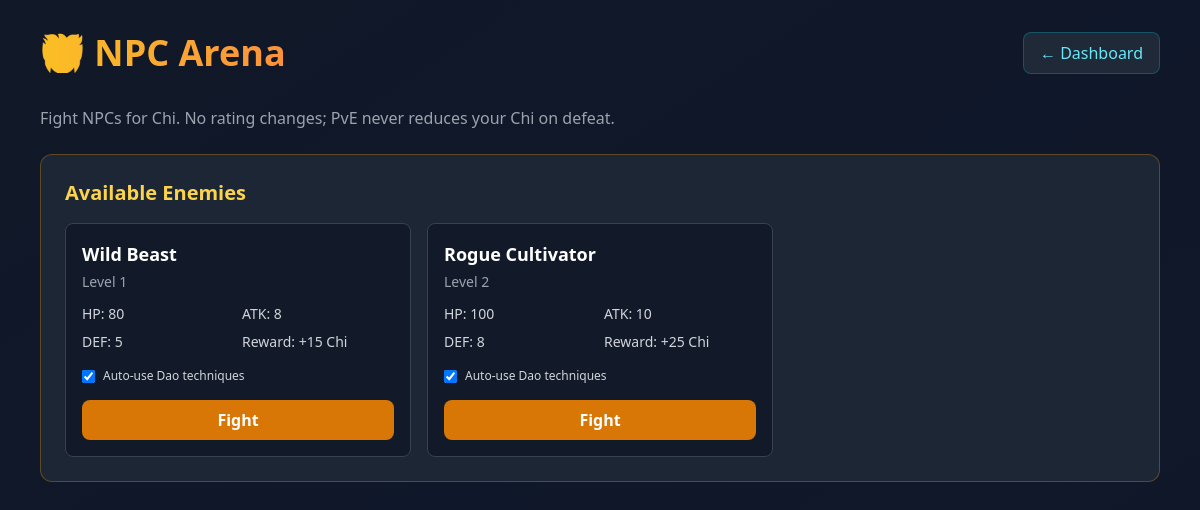
The app's page /pages/npc_arena.php (signed in) with its own data.
### tables this page shows
CREATE TABLE IF NOT EXISTS npcs (
    id INT UNSIGNED AUTO_INCREMENT PRIMARY KEY,
    name VARCHAR(100) NOT NULL,
    realm_id INT UNSIGNED NOT NULL DEFAULT 1,
    level INT UNSIGNED NOT NULL DEFAULT 1,
    base_hp BIGINT UNSIGNED NOT NULL DEFAULT 100,
    base_attack INT UNSIGNED NOT NULL DEFAULT 10,
    base_defense INT UNSIGNED NOT NULL DEFAULT 10,
    reward_chi INT UNSIGNED NOT NULL DEFAULT 10,
    created_at TIMESTAMP DEFAULT CURRENT_TIMESTAMP,
    FOREIGN KEY (realm_id) REFERENCES realms(id) ON DELETE RESTRICT,
    INDEX idx_realm_id (realm_id)
);

### services/PvEBattleService.php (called while the page is built, shortened)
<?php
class PvEBattleService
{
    public function getAllNpcs(): array
    {
        try {
            $db = Database::getConnection();
            $stmt = $db->query("SELECT id, name, level, base_hp, base_attack, base_defense, reward_chi FROM npcs ORDER BY level ASC");
            $rows = $stmt->fetchAll();
            return $rows ?: [];
        } catch (PDOException $e) {
            error_log("PvEBattleService::getAllNpcs " . $e->getMessage());
            return [];
        }
    }
}

### pages/npc_arena.php (the view, shortened to what this page needs)
<?php
require_once dirname(__DIR__) . '/services/PvEBattleService.php';
$pveService = new PvEBattleService();
$npcs = $pveService->getAllNpcs();
?>
<!DOCTYPE html>
<html lang="en">
<head>
    <script src="https://cdn.tailwindcss.com"></script>
</head>
<body class="bg-gradient-to-br from-gray-900 via-slate-900 to-gray-900 min-h-screen">
    <div class="container mx-auto px-4 py-8 max-w-6xl">
        <div class="flex justify-between items-center mb-8">
            <h1 class="text-4xl font-bold bg-gradient-to-r from-amber-400 to-orange-400 bg-clip-text text-transparent">
            </h1>
            <a href="game.php" class="px-4 py-2 bg-gray-800 hover:bg-gray-700 rounded-lg border border-cyan-500/30 text-cyan-300 transition-all">← Dashboard</a>
        </div>
        <p class="text-gray-400 mb-6">Fight NPCs for Chi. No rating changes; PvE never reduces your Chi on defeat.</p>
        <div class="bg-gray-800/90 backdrop-blur-lg border border-amber-500/30 rounded-xl p-6 mb-8">
            <h2 class="text-xl font-semibold text-amber-300 mb-4">Available Enemies</h2>
            <div class="grid grid-cols-1 md:grid-cols-2 lg:grid-cols-3 gap-4" id="npc-list">
                <?php foreach ($npcs as $npc): ?>
                    <div class="bg-gray-900/80 border border-gray-700 rounded-lg p-4">
                        <div class="font-semibold text-white text-lg"><?php echo htmlspecialchars($npc['name'], ENT_QUOTES, 'UTF-8'); ?></div>
                        <div class="text-sm text-gray-400 mt-1">Level <?php echo (int)$npc['level']; ?></div>
                        <div class="grid grid-cols-2 gap-2 text-sm mt-3 text-gray-300">
                            <span>HP: <?php echo number_format((int)$npc['base_hp']); ?></span>
                            <span>ATK: <?php echo number_format((int)$npc['base_attack']); ?></span>
                            <span>DEF: <?php echo number_format((int)$npc['base_defense']); ?></span>
                            <span>Reward: +<?php echo number_format((int)$npc['reward_chi']); ?> Chi</span>
                        </div>
                        <label class="flex items-center gap-2 text-xs text-gray-300 mt-4">
                            <input type="checkbox" class="pve-technique-toggle rounded border-gray-600 bg-gray-900 text-amber-500 focus:ring-amber-500" checked>
                            Auto-use Dao techniques
                        </label>
                        <button type="button" class="pve-fight-btn mt-4 w-full py-2 bg-amber-600 hover:bg-amber-500 text-white font-semibold rounded-lg transition-all disabled:opacity-50 disabled:cursor-not-allowed"
                            data-npc-id="<?php echo (int)$npc['id']; ?>"
                            data-npc-name="<?php echo htmlspecialchars($npc['name'], ENT_QUOTES, 'UTF-8'); ?>"
                            data-npc-hp="<?php echo (int)$npc['base_hp']; ?>">
                            Fight
                        </button>
                    </div>
                <?php endforeach; ?>
            </div>
        </div>
    </div>
</body>
</html>

### records on screen
npcs: name "Wild Beast", level "1", base_hp "80", base_attack "8", base_defense "5", reward_chi "15"
npcs: name "Rogue Cultivator", level "2", base_hp "100", base_attack "10", base_defense "8", reward_chi "25"
